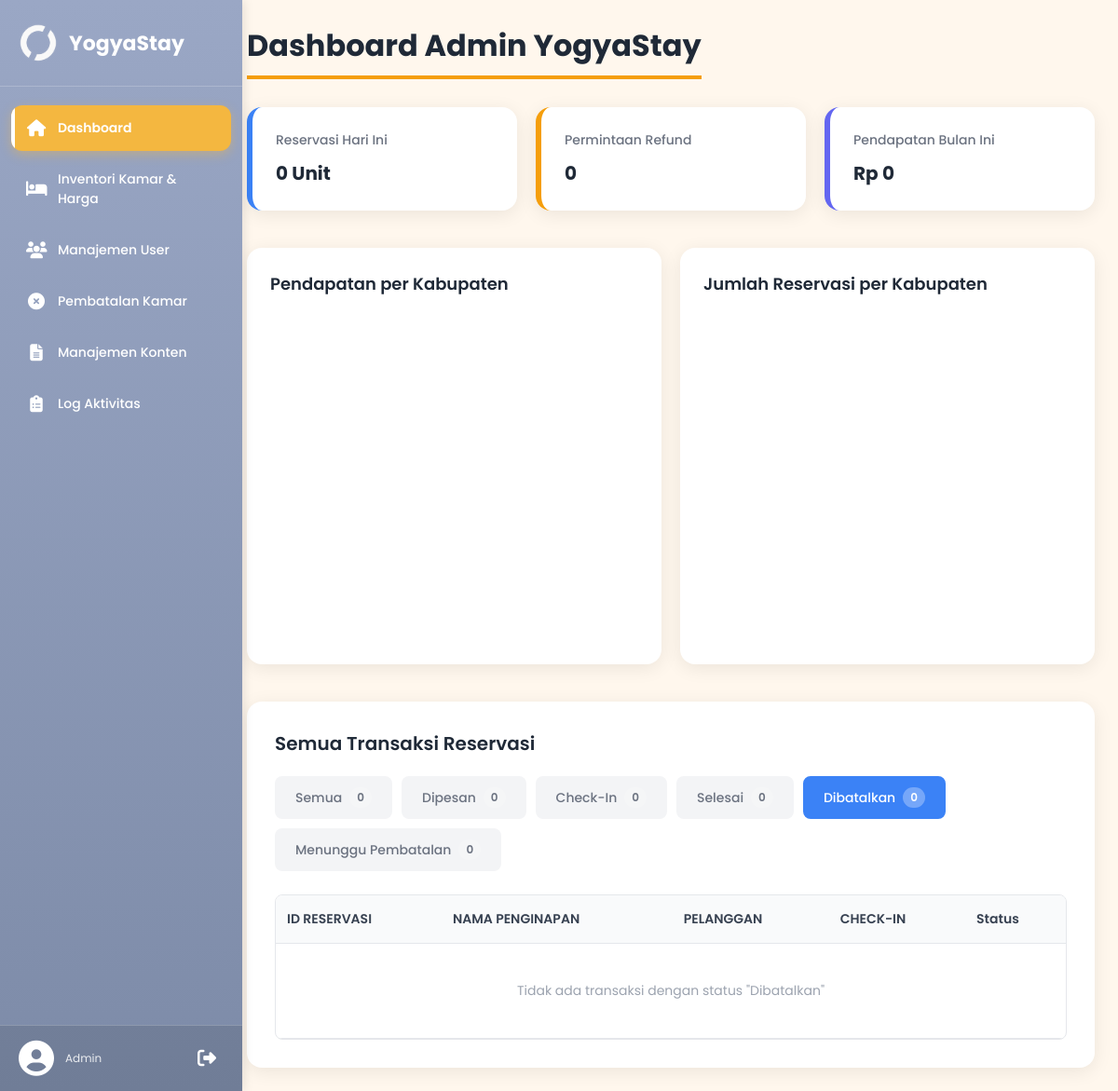
The page /admin/dashboard.php?status=dibatalkan (signed in) on the database as committed earlier.
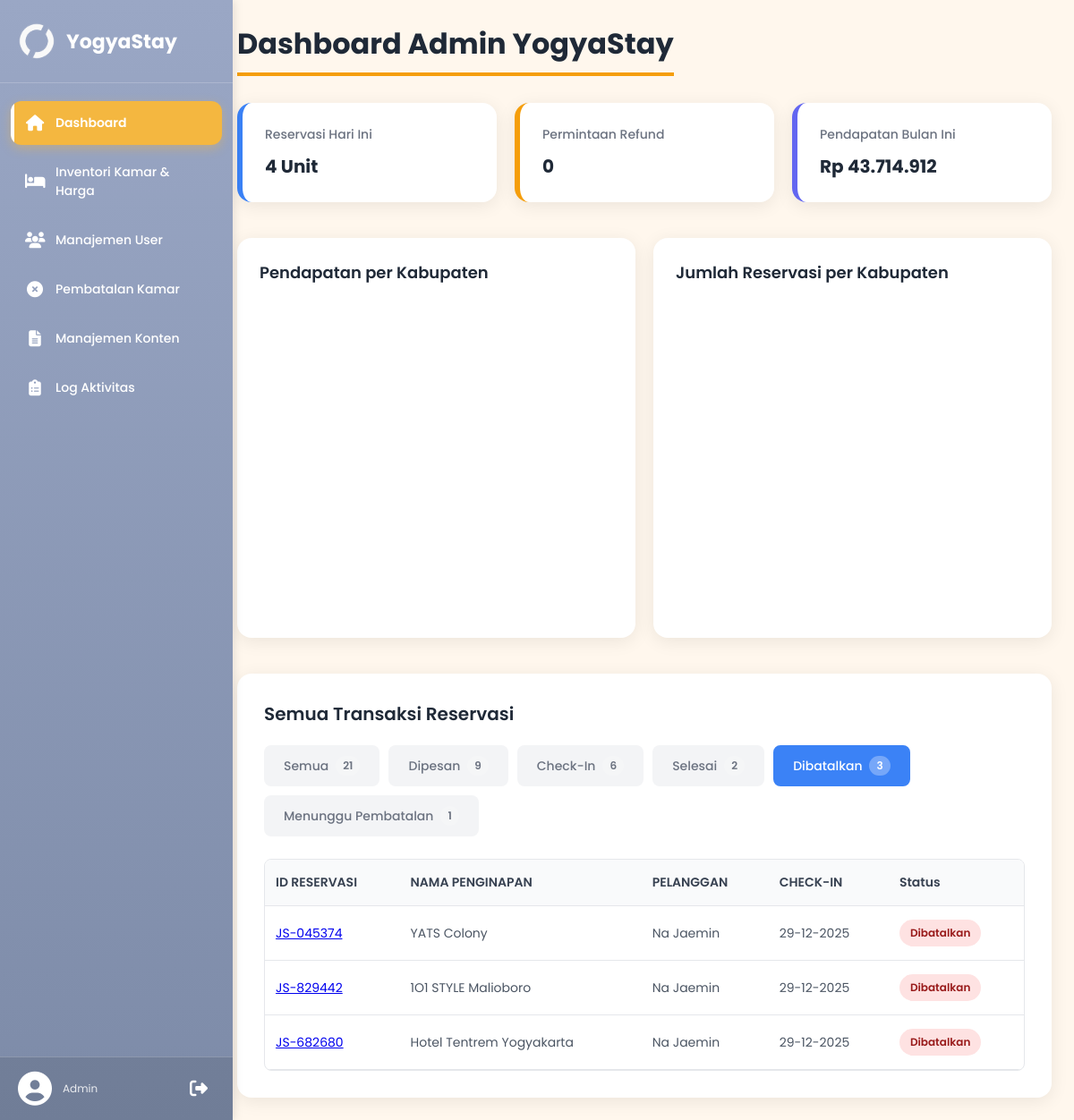
The same page on the database as committed later.
### tables this page shows
CREATE TABLE `booking` (
  `id_booking` int(11) NOT NULL,
  `kode_booking` varchar(20) NOT NULL,
  `id_user` int(11) NOT NULL,
  `id_penginapan` int(11) NOT NULL,
  `id_tipe_kamar` int(11) NOT NULL,
  `tanggal_checkin` date NOT NULL,
  `tanggal_checkout` date NOT NULL,
  `jumlah_kamar` int(11) NOT NULL,
  `jumlah_orang` int(11) NOT NULL,
  `total_harga` decimal(12,2) NOT NULL,
  `status_reservasi` enum('dipesan','check-in','selesai','dibatalkan','menunggu_pembatalan') DEFAULT NULL,
  `created_at` timestamp NOT NULL DEFAULT current_timestamp()
);

CREATE TABLE `penginapan` (
  `id_penginapan` int(11) NOT NULL,
  `nama_penginapan` varchar(150) NOT NULL,
  `tipe_penginapan` enum('hotel','villa','homestay') NOT NULL,
  `id_kabupaten` int(11) NOT NULL,
  `id_kecamatan` int(11) NOT NULL,
  `alamat` text NOT NULL,
  `deskripsi` text DEFAULT NULL,
  `tentang_kami` text DEFAULT NULL,
  `harga_mulai` decimal(12,2) NOT NULL,
  `rating` decimal(3,2) DEFAULT 0.00,
  `jumlah_review` int(11) DEFAULT 0,
  `is_featured` tinyint(1) DEFAULT 0,
  `latitude` decimal(10,8) DEFAULT NULL,
  `longitude` decimal(11,8) DEFAULT NULL,
  `status` enum('aktif','nonaktif') DEFAULT 'aktif',
  `created_at` timestamp NOT NULL DEFAULT current_timestamp()
);

CREATE TABLE `users` (
  `id_user` int(11) NOT NULL,
  `nama` varchar(100) NOT NULL,
  `email` varchar(100) NOT NULL,
  `password` varchar(255) NOT NULL,
  `no_telepon` varchar(20) DEFAULT NULL,
  `role_id` enum('user','admin') NOT NULL DEFAULT 'user',
  `created_at` timestamp NOT NULL DEFAULT current_timestamp(),
  `updated_at` timestamp NOT NULL DEFAULT current_timestamp() ON UPDATE current_timestamp(),
  `status` enum('aktif','nonaktif') NOT NULL DEFAULT 'aktif'
);

### admin/dashboard.php (the view, shortened to what the changed rows need)
<?php
require_once '../config.php';
function getTotal($conn, $query)
{
    $res = mysqli_query($conn, $query);
    $row = mysqli_fetch_assoc($res);
    return $row['total'] ?? 0;
}
$total_booking = getTotal($conn, "
    SELECT COUNT(*) AS total
    FROM booking
    WHERE DATE(created_at)=CURDATE()
");
$total_refund = getTotal($conn, "
    SELECT COUNT(*) AS total
    FROM refund
    WHERE status_refund='diproses'
");
$pendapatan = getTotal($conn, "
    SELECT SUM(total_bayar) AS total
    FROM pembayaran
    WHERE status_pembayaran='paid'
    AND MONTH(tanggal_bayar)=MONTH(CURDATE())
    AND YEAR(tanggal_bayar)=YEAR(CURDATE())
");
$filter_status = isset($_GET['status']) ? $_GET['status'] : 'semua';
$whereClause = "";
if ($filter_status !== 'semua') {
    $whereClause = "WHERE b.status_reservasi = '" . mysqli_real_escape_string($conn, $filter_status) . "'";
}
$transaksi = mysqli_query($conn, "
    SELECT
        b.id_booking,
        b.kode_booking,
        b.tanggal_checkin AS check_in,
        b.status_reservasi AS status,
        pen.nama_penginapan,
        u.nama AS nama_pelanggan
    FROM booking b
    JOIN penginapan pen ON b.id_penginapan = pen.id_penginapan
    JOIN users u ON b.id_user = u.id_user
    $whereClause
    ORDER BY b.created_at DESC
");
$count_semua = getTotal($conn, "SELECT COUNT(*) AS total FROM booking");
$count_dipesan = getTotal($conn, "SELECT COUNT(*) AS total FROM booking WHERE status_reservasi='dipesan'");
$count_checkin = getTotal($conn, "SELECT COUNT(*) AS total FROM booking WHERE status_reservasi='check-in'");
$count_selesai = getTotal($conn, "SELECT COUNT(*) AS total FROM booking WHERE status_reservasi='selesai'");
$count_dibatalkan = getTotal($conn, "SELECT COUNT(*) AS total FROM booking WHERE status_reservasi='dibatalkan'");
$count_menunggu = getTotal($conn, "SELECT COUNT(*) AS total FROM booking WHERE status_reservasi='menunggu_pembatalan'");
?>
<!DOCTYPE html>
<html lang="id">
<head>
</head>
<body>
    <div class="layout">
        <?php include 'partials/sidebar.php'; ?>
        <div class="content">
            <div class="topbar">
                <h1>Dashboard Admin YogyaStay</h1>
            </div>
            <div class="cards">
                <div class="card">
                    <small>Reservasi Hari Ini</small>
                    <h2><?= $total_booking ?> Unit</h2>
                </div>
                <div class="card refund">
                    <h2><?= $total_refund ?></h2>
                </div>
                <div class="card income">
                    <small>Pendapatan Bulan Ini</small>
                    <h2>Rp <?= number_format($pendapatan, 0, ',', '.') ?></h2>
                </div>
            </div>
            <div class="table-box">
                <div class="filter-tabs">
                    <a href="?status=semua" class="filter-tab <?= $filter_status === 'semua' ? 'active' : '' ?>">
                        Semua
                        <span class="badge"><?= $count_semua ?></span>
                    </a>
                    <a href="?status=dipesan" class="filter-tab <?= $filter_status === 'dipesan' ? 'active' : '' ?>">
                        Dipesan
                        <span class="badge"><?= $count_dipesan ?></span>
                    </a>
                    <a href="?status=check-in" class="filter-tab <?= $filter_status === 'check-in' ? 'active' : '' ?>">
                        Check-In
                        <span class="badge"><?= $count_checkin ?></span>
                    </a>
                    <a href="?status=selesai" class="filter-tab <?= $filter_status === 'selesai' ? 'active' : '' ?>">
                        Selesai
                        <span class="badge"><?= $count_selesai ?></span>
                    </a>
                    <a href="?status=dibatalkan"
                        class="filter-tab <?= $filter_status === 'dibatalkan' ? 'active' : '' ?>">
                        Dibatalkan
                        <span class="badge"><?= $count_dibatalkan ?></span>
                    </a>
                    <a href="?status=menunggu_pembatalan"
                        class="filter-tab <?= $filter_status === 'menunggu_pembatalan' ? 'active' : '' ?>">
                        Menunggu Pembatalan
                        <span class="badge"><?= $count_menunggu ?></span>
                    </a>
                </div>
                <div class="table-wrapper">
                    <table>
                        <thead>
                            <tr>
                                <th>ID RESERVASI</th>
                                <th>NAMA PENGINAPAN</th>
                                <th>PELANGGAN</th>
                                <th>CHECK-IN</th>
                                <th>Status</th>
                            </tr>
                        </thead>
                        <tbody>
                            <?php if (mysqli_num_rows($transaksi) > 0): ?>
                                <?php while ($r = mysqli_fetch_assoc($transaksi)): ?>
                                    <tr>
                                        <td>
                                            <a
                                                href="<?= $baseUrl ?>/admin/reservasi/detail_reservasi.php?id=<?= $r['id_booking'] ?>">
                                                <?= htmlspecialchars($r['kode_booking']) ?>
                                            </a>
                                        </td>
                                        <td><?= htmlspecialchars($r['nama_penginapan']) ?></td>
                                        <td><?= htmlspecialchars($r['nama_pelanggan']) ?></td>
                                        <td><?= date('d-m-Y', strtotime($r['check_in'])) ?></td>
                                        <td>
                                            <span class="status <?= strtolower($r['status']) ?>">
                                                <?= ucfirst($r['status']) ?>
                                            </span>
                                        </td>
                                    </tr>
                                <?php endwhile ?>
                            <?php else: ?>
                                <tr>
                                    <td colspan="5" class="no-data">
                                        Tidak ada transaksi dengan status "<?= ucfirst($filter_status) ?>"
                                    </td>
                                </tr>
                            <?php endif ?>
                        </tbody>
                    </table>
                </div>
            </div>
        </div>
    </div>
</body>
</html>

Rows that differ between the two databases and show on the page:
added booking: kode_booking "JS-045374", id_penginapan.nama_penginapan "YATS Colony", id_user.nama "Na Jaemin", tanggal_checkin "29-12-2025", status_reservasi "Dibatalkan"
added booking: kode_booking "JS-829442", id_penginapan.nama_penginapan "1O1 STYLE Malioboro", id_user.nama "Na Jaemin", tanggal_checkin "29-12-2025", status_reservasi "Dibatalkan"
added booking: kode_booking "JS-682680", id_penginapan.nama_penginapan "Hotel Tentrem Yogyakarta", id_user.nama "Na Jaemin", tanggal_checkin "29-12-2025", status_reservasi "Dibatalkan"
Other text that changed with them:
$total_booking: "0" → "4"
$pendapatan: "0" → "43.714.912"
$count_semua: "0" → "21"
$count_dipesan: "0" → "9"
$count_checkin: "0" → "6"
$count_selesai: "0" → "2"
$count_dibatalkan: "0" → "3"
$count_menunggu: "0" → "1"
$filter_status: "Dibatalkan" → (not shown)
text no longer shown: "Tidak ada transaksi dengan status \" \""
